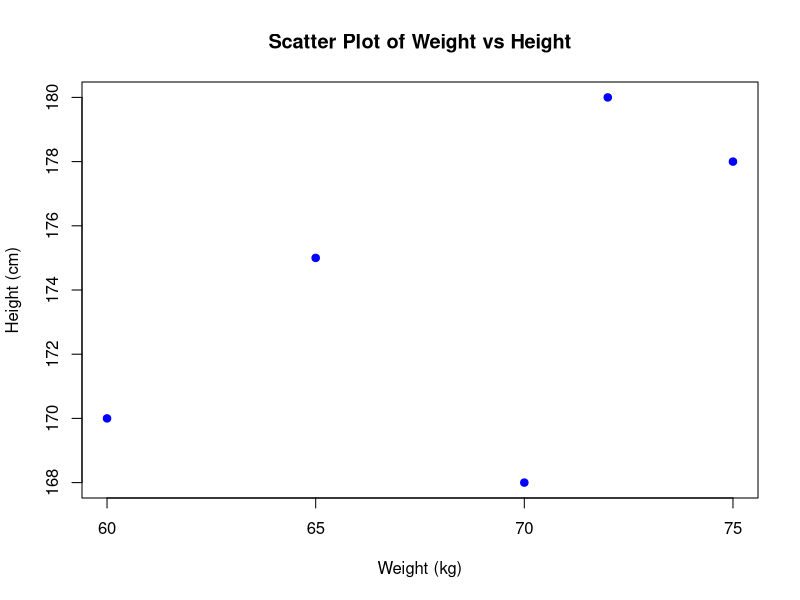

This chart was generated by the following R code:
# Data
weight <- c(60, 65, 70, 72, 75)
height <- c(170, 175, 168, 180, 178)

# Scatter plot
plot(weight, height, 
     main="Scatter Plot of Weight vs Height",
     xlab="Weight (kg)", 
     ylab="Height (cm)",
     pch=19, col="blue")